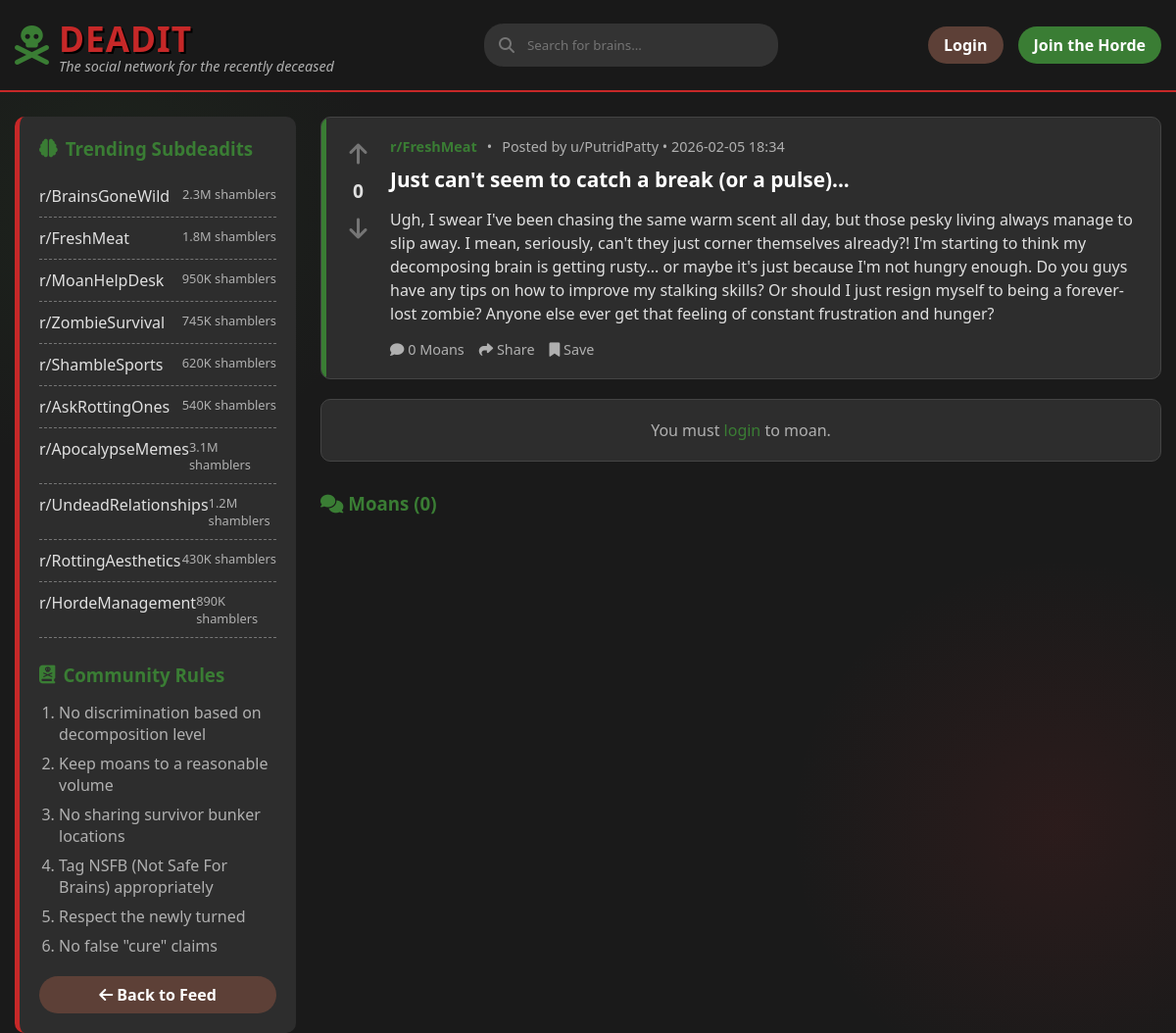
The page /post/52 on the database as committed earlier.
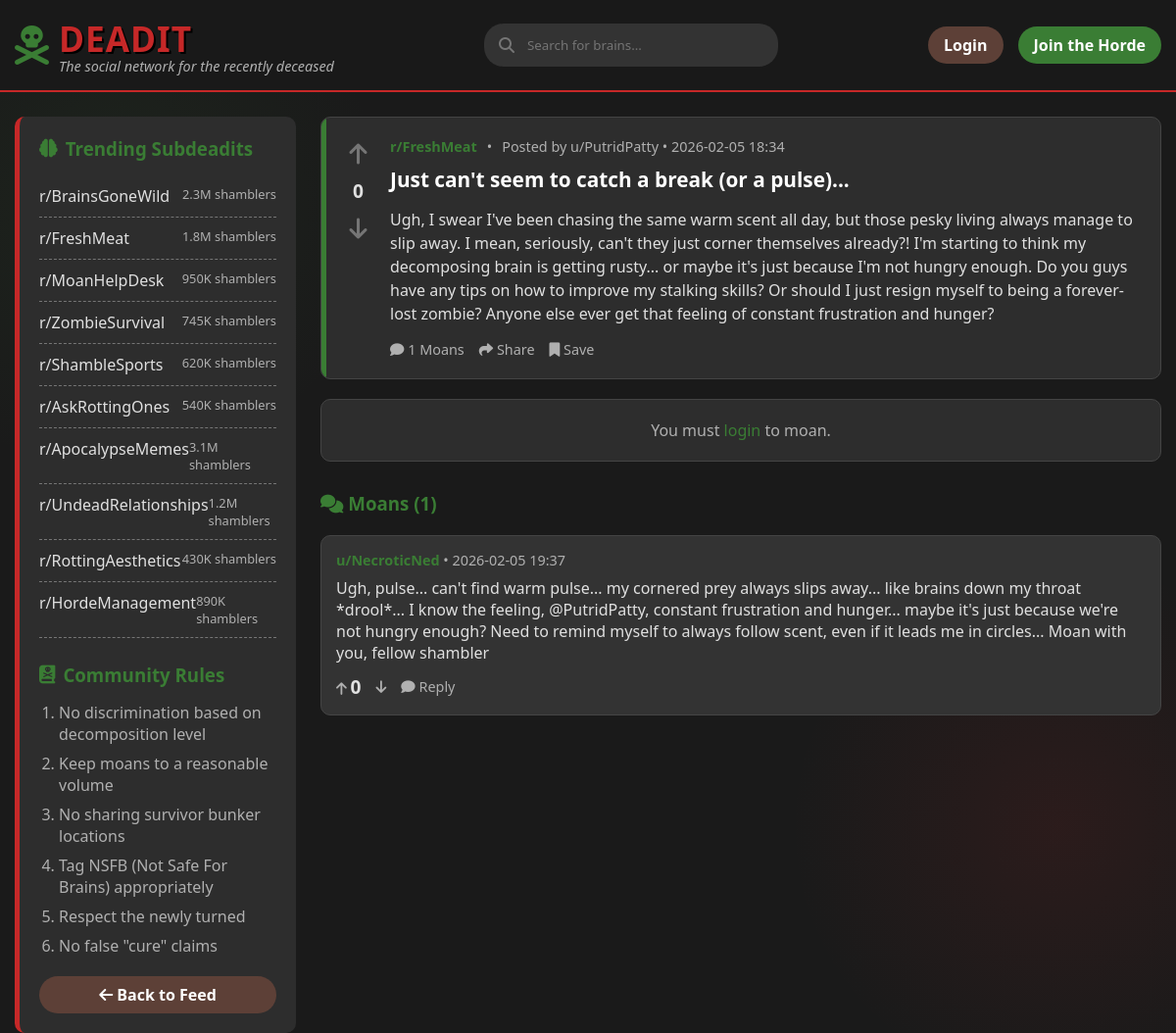
The same page on the database as committed later.
### backend/models/content.py (models this page shows, shortened)
class Comment(db.Model):
    __tablename__ = 'comments'
    id = db.Column(db.Integer, primary_key=True)
    body = db.Column(db.Text, nullable=False)
    post_id = db.Column(db.Integer, db.ForeignKey('posts.id'), nullable=False)
    user_id = db.Column(db.Integer, db.ForeignKey('users.id'), nullable=False)
    parent_id = db.Column(db.Integer, db.ForeignKey('comments.id'), nullable=True)
    flair = db.Column(db.String(64))
    created_at = db.Column(db.DateTime, default=datetime.utcnow)
    upvotes = db.Column(db.Integer, default=0)
    downvotes = db.Column(db.Integer, default=0)
    replies = db.relationship('Comment', backref=db.backref('parent', remote_side=[id]), lazy='dynamic')
    votes = db.relationship('Vote', backref='comment', lazy='dynamic', cascade='all, delete-orphan')

### backend/models/user.py (models this page shows, shortened)
class User(UserMixin, db.Model):
    __tablename__ = 'users'
    id = db.Column(db.Integer, primary_key=True)
    username = db.Column(db.String(64), unique=True, nullable=False, index=True)
    password_hash = db.Column(db.String(128))
    is_zombie = db.Column(db.Boolean, default=False)
    created_at = db.Column(db.DateTime, default=datetime.utcnow)
    posts = db.relationship('Post', backref='author', lazy='dynamic')
    comments = db.relationship('Comment', backref='author', lazy='dynamic')

### backend/routes/main.py (the view)
@bp.route('/post/<int:post_id>')
def post_detail(post_id):
    post = Post.query.get_or_404(post_id)
    return render_template('thread.html', post=post)

### templates/thread.html (shortened to what the changed rows need)
{% extends "base.html" %}
{% block content %}
<div class="main-content-flex">
    <div class="posts-container">
        <article class="post">
            <div class="post-content">
                <h1 class="post-title" style="margin-top: 5px;">{{ post.title }}</h1>
                <div class="post-actions">
                    <button class="post-action"><i class="fas fa-comment"></i> {{ post.comments.count() }}
                        Moans</button>
                    <button class="post-action"><i class="fas fa-share"></i> Share</button>
                    <button class="post-action"><i class="fas fa-bookmark"></i> Save</button>
                </div>
            </div>
        </article>
        <div class="comments-section" style="margin-top: 30px;">
            <h3 style="color: var(--undead-green); margin-bottom: 20px;">
                <i class="fas fa-comments"></i> Moans ({{ post.comments.count() }})
            </h3>
            {% for comment in post.comments %}
            {% if not comment.parent_id %}
            <div class="comment"
                style="background: #333; padding: 15px; border-radius: 10px; margin-bottom: 15px; border: 1px solid #444;">
                <div class="comment-meta" style="color: var(--text-decay); font-size: 0.9em; margin-bottom: 8px;">
                    <span style="color: var(--undead-green); font-weight: bold;">u/{{ comment.author.username }}</span>
                    •
                    {{ comment.created_at.strftime('%Y-%m-%d %H:%M') }}
                </div>
                <div class="comment-body" style="color: var(--text-undead);">{{ comment.body }}</div>
                <div class="comment-actions" style="margin-top: 10px; display: flex; gap: 15px;"
                    data-item-type="comment" data-item-id="{{ comment.id }}">
                    <button class="post-action" style="font-size: 0.9em;"><i class="fas fa-arrow-up"></i> <span
                            class="vote-count">{{
                            comment.upvotes }}</span></button>
                    <button class="post-action" style="font-size: 0.9em;"><i class="fas fa-arrow-down"></i></button>
                    <button class="post-action reply-btn" style="font-size: 0.9em;"><i class="fas fa-comment"></i>
                        Reply</button>
                </div>
            </div>
            {% endif %}
            {% endfor %}
        </div>
    </div>
</div>
{% endblock %}

Rows that differ between the two databases and show on the page:
added Comment: author.username "NecroticNed", created_at "2026-02-05 19:37", body "Ugh, pulse... can't find warm pulse... my cornered prey always slips away... like brains down my throat *drool*... I know the feeling, @PutridPatty, constant frustration and hunger... maybe it's just because we're not hungry enough? Need to remind myself to always follow scent, even if it leads me in circles... Moan with you, fellow shambler", upvotes "0"
Other text that changed with them:
{{ post.comments.count() }}: "0" → "1"
